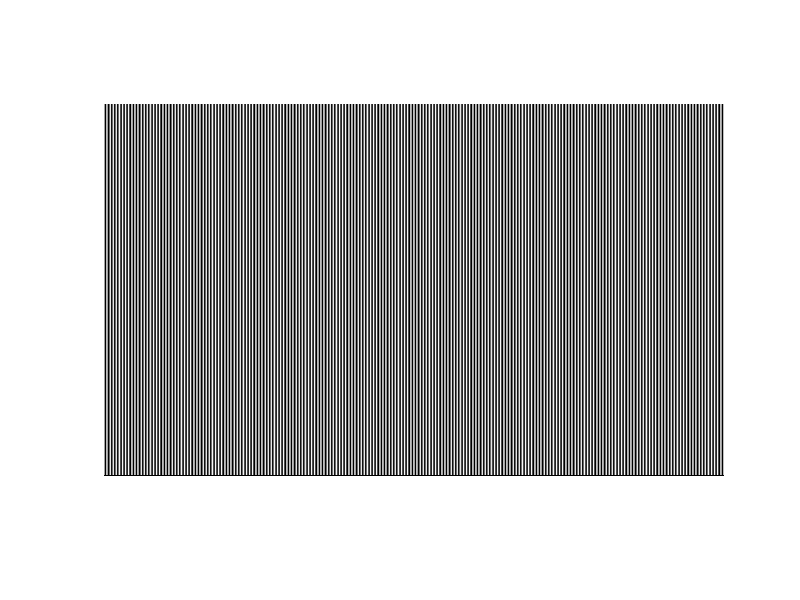
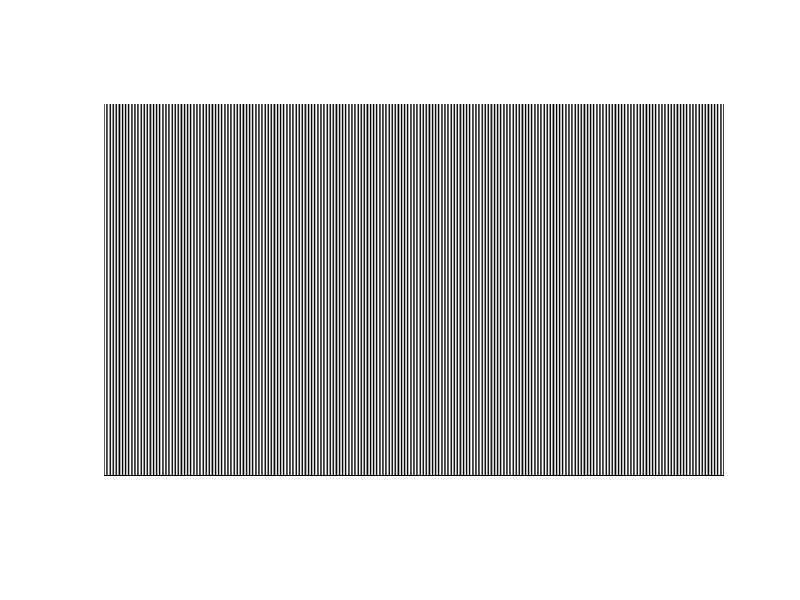

Reproduce these figures in MATLAB, in order. (Note: this script raises an error after producing the figures.)
% generateFringePattern
% Generates a sinusoidal fringe pattern, mimicking the original in
% GenerateFringePattern.nb

% horizontal and vertical dimensions of pattern
hdim = 1920;
vdim = 1080;

% grayscale values for the high and low color
% 0<x<1
lcolor = 0;
hcolor = 1;

% also generates the inverse image. For optimal projector usage, it is
% helpful to switch between both.
genInv = 1;

% phase frequency across image
freq = 200;

% chooses to display image after generation
dispImg = 1;

% saving options
% 0: don't save
% 1: save with generic name
% 2: save with specific name
saveImg = 2;

% generate image
iim = 1:(hdim/freq);
iim = (hcolor - lcolor) * (.5 + 0.5*cos(2*pi*(iim/hdim)*freq)) + lcolor;
iim = repmat(iim,vdim,freq);

if (dispImg == 1)
    figure;
    imshow(iim)
end

if (genInv == 1) 
    invim = 1:(hdim/freq);
    invim = (lcolor - hcolor) * (.5 + 0.5*cos(2*pi*(invim/hdim)*freq)) + hcolor;
    invim = repmat(invim,vdim,freq);
    
    if (dispImg == 1)
        figure;
        imshow(invim)
    end
end

switch saveImg
    case 1
        if (genInv == 1)
            imwrite(iim,'fringe/fringe1.png');
            imwrite(invim,'fringe/fringe2.png');
        else
            imwrite(iim,'fringe/fringe.png');
        end
        
    case 2
        id = num2str(1e12*rand(1,1));
        id = id(1:12);
        if (genInv == 1)
            imwrite(iim,strcat('fringe/fringe1-',id,'.png'));
            imwrite(invim,strcat('fringe/fringe2-',id,'.png'));
        else
            imwrite(iim,strcat('fringe/fringe-',id','.png'));
        end
end